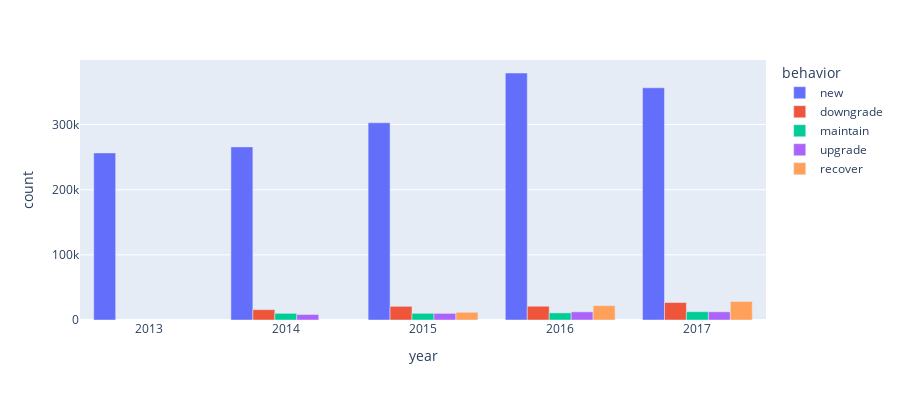

The cell this chart's notebook holds for it:
### Code cell
iplot([go.Histogram2dContour(x=x, y=y, contours=dict(coloring='heatmap')),
      go.Scatter(x=x, y=y, mode='markers', marker=dict(color='white', size=3, opacity=.3))], show_link=False)

### Figure 1 — Plotly figure (JSON) as saved in the notebook; plotly's stock layout.template omitted (floating-point values rounded to 4 significant figures)
{"data": [{"alignmentgroup": "True", "hovertemplate": "behavior=new<br>year=%{x}<br>count=%{y}<extra></extra>", "legendgroup": "new", "marker": {"color": "#636efa"}, "name": "new", "offsetgroup": "new", "orientation": "v", "showlegend": true, "textposition": "auto", "type": "bar", "x": [2013, 2014, 2015, 2016, 2017], "xaxis": "x", "y": [256485, 265719, 302734, 379135, 356464], "yaxis": "y"}, {"alignmentgroup": "True", "hovertemplate": "behavior=downgrade<br>year=%{x}<br>count=%{y}<extra></extra>", "legendgroup": "downgrade", "marker": {"color": "#EF553B"}, "name": "downgrade", "offsetgroup": "downgrade", "orientation": "v", "showlegend": true, "textposition": "auto", "type": "bar", "x": [2014, 2015, 2016, 2017], "xaxis": "x", "y": [15883, 20983, 21132, 26852], "yaxis": "y"}, {"alignmentgroup": "True", "hovertemplate": "behavior=maintain<br>year=%{x}<br>count=%{y}<extra></extra>", "legendgroup": "maintain", "marker": {"color": "#00cc96"}, "name": "maintain", "offsetgroup": "maintain", "orientation": "v", "showlegend": true, "textposition": "auto", "type": "bar", "x": [2014, 2015, 2016, 2017], "xaxis": "x", "y": [10195, 10270, 10927, 12752], "yaxis": "y"}, {"alignmentgroup": "True", "hovertemplate": "behavior=upgrade<br>year=%{x}<br>count=%{y}<extra></extra>", "legendgroup": "upgrade", "marker": {"color": "#ab63fa"}, "name": "upgrade", "offsetgroup": "upgrade", "orientation": "v", "showlegend": true, "textposition": "auto", "type": "bar", "x": [2014, 2015, 2016, 2017], "xaxis": "x", "y": [8450, 10142, 12496, 12558], "yaxis": "y"}, {"alignmentgroup": "True", "hovertemplate": "behavior=recover<br>year=%{x}<br>count=%{y}<extra></extra>", "legendgroup": "recover", "marker": {"color": "#FFA15A"}, "name": "recover", "offsetgroup": "recover", "orientation": "v", "showlegend": true, "textposition": "auto", "type": "bar", "x": [2015, 2016, 2017], "xaxis": "x", "y": [11851, 22076, 28449], "yaxis": "y"}], "layout": {"barmode": "group", "height": 400, "legend": {"title": {"text": "behavior"}, "tracegroupgap": 0}, "margin": {"t": 60}, "xaxis": {"anchor": "y", "domain": [0, 1], "title": {"text": "year"}}, "yaxis": {"anchor": "x", "domain": [0, 1], "title": {"text": "count"}}}}
